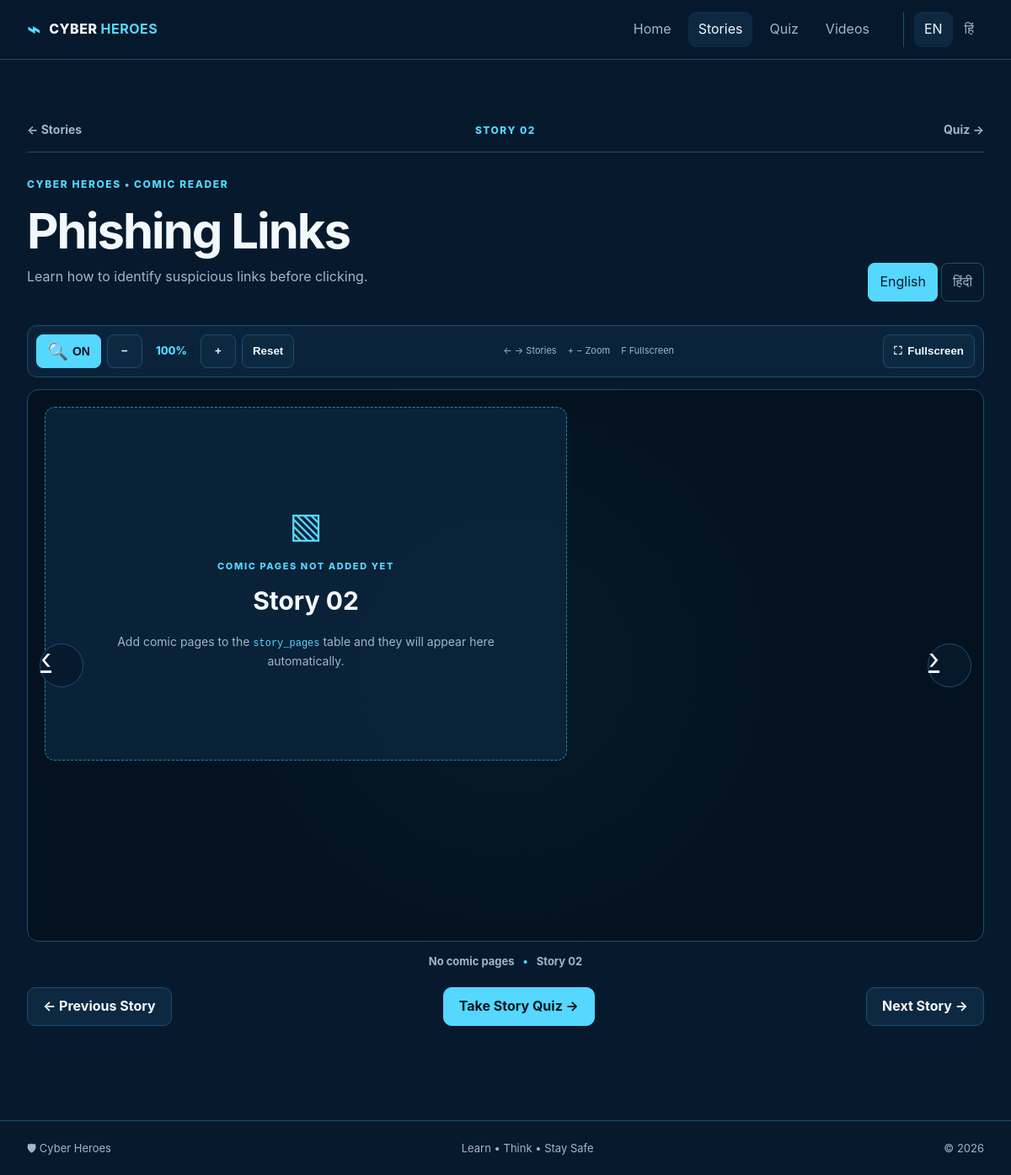
Page /story.php?id=2&lang=english on the committed database.
### tables this page shows
CREATE TABLE IF NOT EXISTS stories (
    id INT UNSIGNED AUTO_INCREMENT PRIMARY KEY,
    story_number INT UNSIGNED NOT NULL UNIQUE,
    title_en VARCHAR(255) NOT NULL,
    title_hi VARCHAR(255) NOT NULL,
    description_en TEXT NULL,
    description_hi TEXT NULL,
    lesson_en TEXT NULL,
    lesson_hi TEXT NULL,
    is_active TINYINT(1) NOT NULL DEFAULT 1,
    created_at TIMESTAMP DEFAULT CURRENT_TIMESTAMP,
    updated_at TIMESTAMP DEFAULT CURRENT_TIMESTAMP ON UPDATE CURRENT_TIMESTAMP
);

### config/app.php (called while the page is built, shortened)
<?php
function e(?string $value): string
{
    return htmlspecialchars($value ?? '', ENT_QUOTES, 'UTF-8');
}

### story.php (the view, shortened to what this page needs)
<?php
require_once __DIR__ . '/config/database.php';
$id = filter_input(
    INPUT_GET,
    'id',
    FILTER_VALIDATE_INT,
    ['options' => ['min_range' => 1]]
);
$stmt = $pdo->prepare(
    'SELECT * FROM stories
     WHERE id = ? AND is_active = 1
     LIMIT 1'
);
$stmt->execute([$id]);
$story = $stmt->fetch();
$prevStmt = $pdo->prepare(
    'SELECT id, story_number, title_en, title_hi
     FROM stories
     WHERE is_active = 1
       AND story_number < ?
     ORDER BY story_number DESC
     LIMIT 1'
);
$prevStmt->execute([(int)$story['story_number']]);
$previousStory = $prevStmt->fetch();
$nextStmt = $pdo->prepare(
    'SELECT id, story_number, title_en, title_hi
     FROM stories
     WHERE is_active = 1
       AND story_number > ?
     ORDER BY story_number ASC
     LIMIT 1'
);
$nextStmt->execute([(int)$story['story_number']]);
$nextStory = $nextStmt->fetch();
$comicPages = [];
require __DIR__ . '/includes/header.php';
?>
<section class="story-reader section-shell">
    <div class="reader-topbar">
        <a
            class="reader-back"
            href="stories.php?lang=<?= e($lang) ?>"
        >
            ← Stories
        </a>
        <span class="reader-story-label">
            STORY
            <?= str_pad(
                (string)$story['story_number'],
                2,
                '0',
                STR_PAD_LEFT
            ) ?>
        </span>
        <a
            class="reader-quiz-link"
            href="quiz.php?id=<?= (int)$story['id'] ?>&lang=<?= e($lang) ?>"
        >
            Quiz →
        </a>
    </div>
    <div class="reader-heading">
        <div class="reader-title-block">
            <span class="eyebrow">
                CYBER HEROES • COMIC READER
            </span>
            <h1>
                <?= e(
                    $lang === 'hindi'
                        ? $story['title_hi']
                        : $story['title_en']
                ) ?>
            </h1>
            <p>
                <?= e(
                    $lang === 'hindi'
                        ? $story['description_hi']
                        : $story['description_en']
                ) ?>
            </p>
        </div>
        <div
            class="reader-language"
            aria-label="Language selection"
        >
            <a
                class="<?= $lang === 'english' ? 'active' : '' ?>"
                href="story.php?id=<?= (int)$story['id'] ?>&lang=english"
            >
                English
            </a>
            <a
                class="<?= $lang === 'hindi' ? 'active' : '' ?>"
                href="story.php?id=<?= (int)$story['id'] ?>&lang=hindi"
            >
                हिंदी
            </a>
        </div>
    </div>
    <div class="reader-toolbar" aria-label="Comic controls">
        <div class="reader-tool-group">
            <button
                type="button"
                id="zoom-mode-button"
                class="zoom-mode-button active"
                aria-pressed="true"
                title="Click to turn image click-to-fullscreen mode on or off"
            >
                <span class="zoom-icon" aria-hidden="true">🔍</span>
                <span id="zoom-mode-text">ON</span>
            </button>
            <button
                type="button"
                id="zoom-out-button"
                title="Zoom out"
            >−</button>
            <span class="zoom-value" id="zoom-value">100%</span>
            <button
                type="button"
                id="zoom-in-button"
                title="Zoom in"
            >+</button>
            <button
                type="button"
                id="zoom-reset-button"
                title="Reset zoom"
            >Reset</button>
        </div>
        <div class="reader-tool-group reader-shortcuts">
            <span>← → Stories</span>
            <span>+ − Zoom</span>
            <span>F Fullscreen</span>
        </div>
        <button
            class="fullscreen-button"
            id="fullscreen-button"
            type="button"
            title="Open comic in fullscreen (F)"
        >
            <span aria-hidden="true">⛶</span>
            <span>Fullscreen</span>
        </button>
    </div>
    <div
        class="comic-stage"
        data-comic-stage
    >
        <div
            class="comic-viewer"
            tabindex="0"
            aria-label="Comic reader"
        >
            <?php if (!empty($comicPages)): ?>
                <div
                    class="comic-canvas"
                >
                    <img
                        class="comic-page-image"
                        src="<?= e($comicPages[0]['image']) ?>"
                        alt="<?= e(
                            ($lang === 'hindi'
                                ? $story['title_hi']
                                : $story['title_en'])
                            . ' - Page '
                            . $comicPages[0]['number']
                        ) ?>"
                        draggable="false"
                    >
                </div>
            <?php else: ?>
                <div class="comic-empty">
                    <div class="comic-empty-icon">
                        ▧
                    </div>
                    <span>
                        COMIC PAGES NOT ADDED YET
                    </span>
                    <strong>
                        Story
                        <?= str_pad(
                            (string)$story['story_number'],
                            2,
                            '0',
                            STR_PAD_LEFT
                        ) ?>
                    </strong>
                    <p>
                        Add comic pages to the
                        <code>story_pages</code>
                        table and they will appear here automatically.
                    </p>
                </div>
            <?php endif; ?>
        </div>
        <?php if ($previousStory): ?>
    <a
        class="stage-arrow stage-prev"
        href="story.php?id=<?= (int)$previousStory['id'] ?>&lang=<?= e($lang) ?>"
        aria-label="Previous story"
        title="Previous Story"
    >
        <span class="arrow-icon" aria-hidden="true">‹</span>
    </a>
<?php endif; ?>
<?php if ($nextStory): ?>
    <a
        class="stage-arrow stage-next"
        href="story.php?id=<?= (int)$nextStory['id'] ?>&lang=<?= e($lang) ?>"
        aria-label="Next story"
        title="Next Story"
    >
        <span class="arrow-icon" aria-hidden="true">›</span>
    </a>
<?php endif; ?>
    </div>
    <div class="reader-status">
        <span data-page-label>
            <?php if (!empty($comicPages)): ?>
                Page 1 of <?= count($comicPages) ?>
            <?php else: ?>
                No comic pages
            <?php endif; ?>
        </span>
        <span class="reader-dot">
            •
        </span>
        <span data-story-label>
            Story
            <?= str_pad(
                (string)$story['story_number'],
                2,
                '0',
                STR_PAD_LEFT
            ) ?>
        </span>
    </div>
    <div class="reader-navigation">
        <?php if ($previousStory): ?>
            <a
                class="btn btn-secondary"
                href="story.php?id=<?= (int)$previousStory['id'] ?>&lang=<?= e($lang) ?>"
            >
                ← Previous Story
            </a>
        <?php endif; ?>
        <a
            class="btn btn-primary"
            href="quiz.php?id=<?= (int)$story['id'] ?>&lang=<?= e($lang) ?>"
        >
            Take Story Quiz →
        </a>
        <?php if ($nextStory): ?>
            <a
                class="btn btn-secondary"
                href="story.php?id=<?= (int)$nextStory['id'] ?>&lang=<?= e($lang) ?>"
            >
                Next Story →
            </a>
        <?php endif; ?>
    </div>
</section>
<?php require __DIR__ . '/includes/footer.php'; ?>

### story.php (style rules this page uses)
.comic-viewer, .comic-canvas, .comic-page-image { touch-action: none !important; }

### rows in the picture
stories: story_number "02", title_en "Phishing Links", description_en "Learn how to identify suspicious links before clicking."
